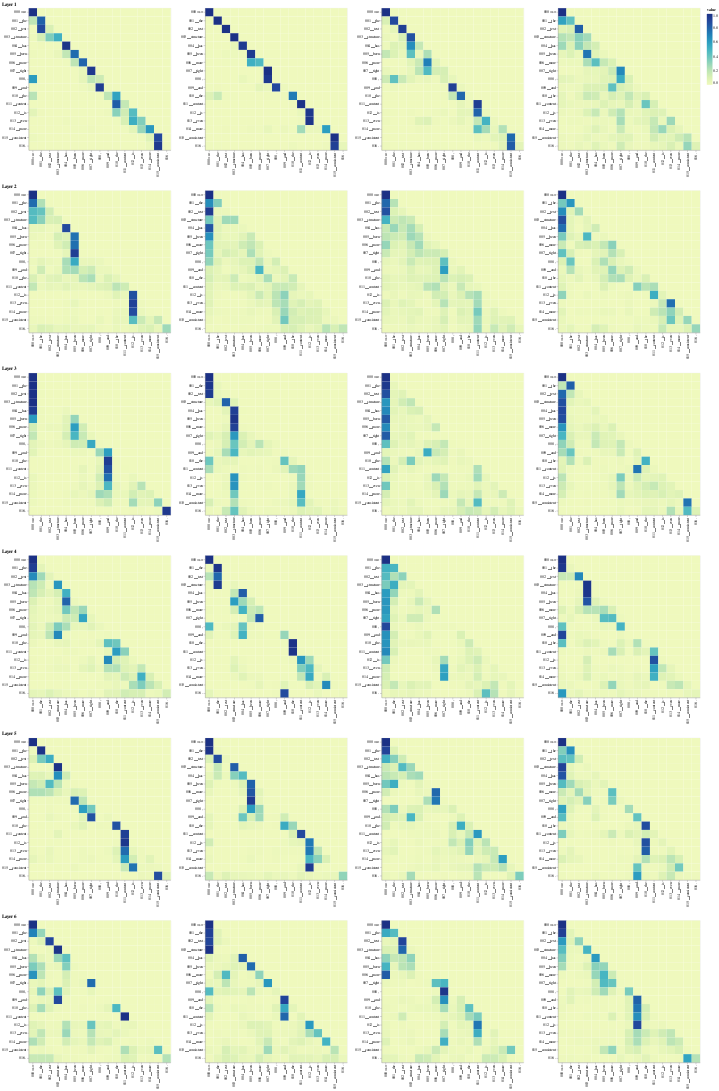

Write notebook code for a chart like this one.
### Code cell
viz_decoder_self_attn(model, trans_words)

### Figure 1 — Vega-Lite specification as saved in the notebook (floating-point values rounded to 4 significant figures; data arrays with more than 128 entries replaced by an {"elided": "..."} marker saying what was removed)
{"config": {"view": {"continuousWidth": 400, "continuousHeight": 300}}, "hconcat": [{"vconcat": [{"hconcat": [{"data": {"name": "data-b27db88337fe2fb82494835cecb108dc"}, "mark": "rect", "encoding": {"color": {"type": "quantitative", "field": "value"}, "tooltip": [{"type": "quantitative", "field": "row"}, {"type": "quantitative", "field": "column"}, {"type": "quantitative", "field": "value"}, {"type": "nominal", "field": "row_token"}, {"type": "nominal", "field": "col_token"}], "x": {"type": "nominal", "axis": {"title": ""}, "field": "col_token"}, "y": {"type": "nominal", "axis": {"title": ""}, "field": "row_token"}}, "height": 400, "selection": {"selector049": {"type": "interval", "bind": "scales", "encodings": ["x", "y"]}}, "width": 400}, {"data": {"name": "data-dce450a33a549b6c836629a1a0947084"}, "mark": "rect", "encoding": {"color": {"type": "quantitative", "field": "value"}, "tooltip": [{"type": "quantitative", "field": "row"}, {"type": "quantitative", "field": "column"}, {"type": "quantitative", "field": "value"}, {"type": "nominal", "field": "row_token"}, {"type": "nominal", "field": "col_token"}], "x": {"type": "nominal", "axis": {"title": ""}, "field": "col_token"}, "y": {"type": "nominal", "axis": {"title": ""}, "field": "row_token"}}, "height": 400, "selection": {"selector051": {"type": "interval", "bind": "scales", "encodings": ["x", "y"]}}, "width": 400}, {"data": {"name": "data-636fdef3e0161a937d41fb8353ea4920"}, "mark": "rect", "encoding": {"color": {"type": "quantitative", "field": "value"}, "tooltip": [{"type": "quantitative", "field": "row"}, {"type": "quantitative", "field": "column"}, {"type": "quantitative", "field": "value"}, {"type": "nominal", "field": "row_token"}, {"type": "nominal", "field": "col_token"}], "x": {"type": "nominal", "axis": {"title": ""}, "field": "col_token"}, "y": {"type": "nominal", "axis": {"title": ""}, "field": "row_token"}}, "height": 400, "selection": {"selector053": {"type": "interval", "bind": "scales", "encodings": ["x", "y"]}}, "width": 400}, {"data": {"name": "data-ba25324185ec99c7eb9e67a6beb2f28a"}, "mark": "rect", "encoding": {"color": {"type": "quantitative", "field": "value"}, "tooltip": [{"type": "quantitative", "field": "row"}, {"type": "quantitative", "field": "column"}, {"type": "quantitative", "field": "value"}, {"type": "nominal", "field": "row_token"}, {"type": "nominal", "field": "col_token"}], "x": {"type": "nominal", "axis": {"title": ""}, "field": "col_token"}, "y": {"type": "nominal", "axis": {"title": ""}, "field": "row_token"}}, "height": 400, "selection": {"selector055": {"type": "interval", "bind": "scales", "encodings": ["x", "y"]}}, "width": 400}]}, {"vconcat": [{"hconcat": [{"data": {"name": "data-4ac4a9c8eeae30da50152c293ebff975"}, "mark": "rect", "encoding": {"color": {"type": "quantitative", "field": "value"}, "tooltip": [{"type": "quantitative", "field": "row"}, {"type": "quantitative", "field": "column"}, {"type": "quantitative", "field": "value"}, {"type": "nominal", "field": "row_token"}, {"type": "nominal", "field": "col_token"}], "x": {"type": "nominal", "axis": {"title": ""}, "field": "col_token"}, "y": {"type": "nominal", "axis": {"title": ""}, "field": "row_token"}}, "height": 400, "selection": {"selector057": {"type": "interval", "bind": "scales", "encodings": ["x", "y"]}}, "width": 400}, {"data": {"name": "data-596156871277cad9377a78f349db0b1d"}, "mark": "rect", "encoding": {"color": {"type": "quantitative", "field": "value"}, "tooltip": [{"type": "quantitative", "field": "row"}, {"type": "quantitative", "field": "column"}, {"type": "quantitative", "field": "value"}, {"type": "nominal", "field": "row_token"}, {"type": "nominal", "field": "col_token"}], "x": {"type": "nominal", "axis": {"title": ""}, "field": "col_token"}, "y": {"type": "nominal", "axis": {"title": ""}, "field": "row_token"}}, "height": 400, "selection": {"selector059": {"type": "interval", "bind": "scales", "encodings": ["x", "y"]}}, "width": 400}, {"data": {"name": "data-ee6da19b6302aa1ea59ac9dd406d2f5d"}, "mark": "rect", "encoding": {"color": {"type": "quantitative", "field": "value"}, "tooltip": [{"type": "quantitative", "field": "row"}, {"type": "quantitative", "field": "column"}, {"type": "quantitative", "field": "value"}, {"type": "nominal", "field": "row_token"}, {"type": "nominal", "field": "col_token"}], "x": {"type": "nominal", "axis": {"title": ""}, "field": "col_token"}, "y": {"type": "nominal", "axis": {"title": ""}, "field": "row_token"}}, "height": 400, "selection": {"selector061": {"type": "interval", "bind": "scales", "encodings": ["x", "y"]}}, "width": 400}, {"data": {"name": "data-da1acfc9ec63378185544b00156b43af"}, "mark": "rect", "encoding": {"color": {"type": "quantitative", "field": "value"}, "tooltip": [{"type": "quantitative", "field": "row"}, {"type": "quantitative", "field": "column"}, {"type": "quantitative", "field": "value"}, {"type": "nominal", "field": "row_token"}, {"type": "nominal", "field": "col_token"}], "x": {"type": "nominal", "axis": {"title": ""}, "field": "col_token"}, "y": {"type": "nominal", "axis": {"title": ""}, "field": "row_token"}}, "height": 400, "selection": {"selector063": {"type": "interval", "bind": "scales", "encodings": ["x", "y"]}}, "width": 400}]}], "title": "Layer 2"}, {"vconcat": [{"hconcat": [{"data": {"name": "data-8aa66a91778343365ad909081ae9efa2"}, "mark": "rect", "encoding": {"color": {"type": "quantitative", "field": "value"}, "tooltip": [{"type": "quantitative", "field": "row"}, {"type": "quantitative", "field": "column"}, {"type": "quantitative", "field": "value"}, {"type": "nominal", "field": "row_token"}, {"type": "nominal", "field": "col_token"}], "x": {"type": "nominal", "axis": {"title": ""}, "field": "col_token"}, "y": {"type": "nominal", "axis": {"title": ""}, "field": "row_token"}}, "height": 400, "selection": {"selector065": {"type": "interval", "bind": "scales", "encodings": ["x", "y"]}}, "width": 400}, {"data": {"name": "data-c8d9f12a9f64dbb6a56f8c4cf74921c8"}, "mark": "rect", "encoding": {"color": {"type": "quantitative", "field": "value"}, "tooltip": [{"type": "quantitative", "field": "row"}, {"type": "quantitative", "field": "column"}, {"type": "quantitative", "field": "value"}, {"type": "nominal", "field": "row_token"}, {"type": "nominal", "field": "col_token"}], "x": {"type": "nominal", "axis": {"title": ""}, "field": "col_token"}, "y": {"type": "nominal", "axis": {"title": ""}, "field": "row_token"}}, "height": 400, "selection": {"selector067": {"type": "interval", "bind": "scales", "encodings": ["x", "y"]}}, "width": 400}, {"data": {"name": "data-a9d6f65248580bd96ede4cda49c8e136"}, "mark": "rect", "encoding": {"color": {"type": "quantitative", "field": "value"}, "tooltip": [{"type": "quantitative", "field": "row"}, {"type": "quantitative", "field": "column"}, {"type": "quantitative", "field": "value"}, {"type": "nominal", "field": "row_token"}, {"type": "nominal", "field": "col_token"}], "x": {"type": "nominal", "axis": {"title": ""}, "field": "col_token"}, "y": {"type": "nominal", "axis": {"title": ""}, "field": "row_token"}}, "height": 400, "selection": {"selector069": {"type": "interval", "bind": "scales", "encodings": ["x", "y"]}}, "width": 400}, {"data": {"name": "data-d8382090bda0763c5599f03d267bdced"}, "mark": "rect", "encoding": {"color": {"type": "quantitative", "field": "value"}, "tooltip": [{"type": "quantitative", "field": "row"}, {"type": "quantitative", "field": "column"}, {"type": "quantitative", "field": "value"}, {"type": "nominal", "field": "row_token"}, {"type": "nominal", "field": "col_token"}], "x": {"type": "nominal", "axis": {"title": ""}, "field": "col_token"}, "y": {"type": "nominal", "axis": {"title": ""}, "field": "row_token"}}, "height": 400, "selection": {"selector071": {"type": "interval", "bind": "scales", "encodings": ["x", "y"]}}, "width": 400}]}], "title": "Layer 3"}, {"vconcat": [{"hconcat": [{"data": {"name": "data-d51b9b760f2879907efa72a9989ac26f"}, "mark": "rect", "encoding": {"color": {"type": "quantitative", "field": "value"}, "tooltip": [{"type": "quantitative", "field": "row"}, {"type": "quantitative", "field": "column"}, {"type": "quantitative", "field": "value"}, {"type": "nominal", "field": "row_token"}, {"type": "nominal", "field": "col_token"}], "x": {"type": "nominal", "axis": {"title": ""}, "field": "col_token"}, "y": {"type": "nominal", "axis": {"title": ""}, "field": "row_token"}}, "height": 400, "selection": {"selector073": {"type": "interval", "bind": "scales", "encodings": ["x", "y"]}}, "width": 400}, {"data": {"name": "data-6a2db419055515d3fe6d73fb718a8e06"}, "mark": "rect", "encoding": {"color": {"type": "quantitative", "field": "value"}, "tooltip": [{"type": "quantitative", "field": "row"}, {"type": "quantitative", "field": "column"}, {"type": "quantitative", "field": "value"}, {"type": "nominal", "field": "row_token"}, {"type": "nominal", "field": "col_token"}], "x": {"type": "nominal", "axis": {"title": ""}, "field": "col_token"}, "y": {"type": "nominal", "axis": {"title": ""}, "field": "row_token"}}, "height": 400, "selection": {"selector075": {"type": "interval", "bind": "scales", "encodings": ["x", "y"]}}, "width": 400}, {"data": {"name": "data-8bf72c273c8eb4dd5b7b2ccb9419abdd"}, "mark": "rect", "encoding": {"color": {"type": "quantitative", "field": "value"}, "tooltip": [{"type": "quantitative", "field": "row"}, {"type": "quantitative", "field": "column"}, {"type": "quantitative", "field": "value"}, {"type": "nominal", "field": "row_token"}, {"type": "nominal", "field": "col_token"}], "x": {"type": "nominal", "axis": {"title": ""}, "field": "col_token"}, "y": {"type": "nominal", "axis": {"title": ""}, "field": "row_token"}}, "height": 400, "selection": {"selector077": {"type": "interval", "bind": "scales", "encodings": ["x", "y"]}}, "width": 400}, {"data": {"name": "data-fcac1e0a32e63d7606d552a5759b0347"}, "mark": "rect", "encoding": {"color": {"type": "quantitative", "field": "value"}, "tooltip": [{"type": "quantitative", "field": "row"}, {"type": "quantitative", "field": "column"}, {"type": "quantitative", "field": "value"}, {"type": "nominal", "field": "row_token"}, {"type": "nominal", "field": "col_token"}], "x": {"type": "nominal", "axis": {"title": ""}, "field": "col_token"}, "y": {"type": "nominal", "axis": {"title": ""}, "field": "row_token"}}, "height": 400, "selection": {"selector079": {"type": "interval", "bind": "scales", "encodings": ["x", "y"]}}, "width": 400}]}], "title": "Layer 4"}, {"vconcat": [{"hconcat": [{"data": {"name": "data-9f0b05134402f5506b7dabf41b0e19eb"}, "mark": "rect", "encoding": {"color": {"type": "quantitative", "field": "value"}, "tooltip": [{"type": "quantitative", "field": "row"}, {"type": "quantitative", "field": "column"}, {"type": "quantitative", "field": "value"}, {"type": "nominal", "field": "row_token"}, {"type": "nominal", "field": "col_token"}], "x": {"type": "nominal", "axis": {"title": ""}, "field": "col_token"}, "y": {"type": "nominal", "axis": {"title": ""}, "field": "row_token"}}, "height": 400, "selection": {"selector081": {"type": "interval", "bind": "scales", "encodings": ["x", "y"]}}, "width": 400}, {"data": {"name": "data-153a3c1c7838fb6debee7f850ea08e8f"}, "mark": "rect", "encoding": {"color": {"type": "quantitative", "field": "value"}, "tooltip": [{"type": "quantitative", "field": "row"}, {"type": "quantitative", "field": "column"}, {"type": "quantitative", "field": "value"}, {"type": "nominal", "field": "row_token"}, {"type": "nominal", "field": "col_token"}], "x": {"type": "nominal", "axis": {"title": ""}, "field": "col_token"}, "y": {"type": "nominal", "axis": {"title": ""}, "field": "row_token"}}, "height": 400, "selection": {"selector083": {"type": "interval", "bind": "scales", "encodings": ["x", "y"]}}, "width": 400}, {"data": {"name": "data-b65fd95412c10c354831616439f1517f"}, "mark": "rect", "encoding": {"color": {"type": "quantitative", "field": "value"}, "tooltip": [{"type": "quantitative", "field": "row"}, {"type": "quantitative", "field": "column"}, {"type": "quantitative", "field": "value"}, {"type": "nominal", "field": "row_token"}, {"type": "nominal", "field": "col_token"}], "x": {"type": "nominal", "axis": {"title": ""}, "field": "col_token"}, "y": {"type": "nominal", "axis": {"title": ""}, "field": "row_token"}}, "height": 400, "selection": {"selector085": {"type": "interval", "bind": "scales", "encodings": ["x", "y"]}}, "width": 400}, {"data": {"name": "data-743aa5f176c33a45e46656492286df01"}, "mark": "rect", "encoding": {"color": {"type": "quantitative", "field": "value"}, "tooltip": [{"type": "quantitative", "field": "row"}, {"type": "quantitative", "field": "column"}, {"type": "quantitative", "field": "value"}, {"type": "nominal", "field": "row_token"}, {"type": "nominal", "field": "col_token"}], "x": {"type": "nominal", "axis": {"title": ""}, "field": "col_token"}, "y": {"type": "nominal", "axis": {"title": ""}, "field": "row_token"}}, "height": 400, "selection": {"selector087": {"type": "interval", "bind": "scales", "encodings": ["x", "y"]}}, "width": 400}]}], "title": "Layer 5"}, {"vconcat": [{"hconcat": [{"data": {"name": "data-d94212e84e39ddb2b0b830458a5a2db3"}, "mark": "rect", "encoding": {"color": {"type": "quantitative", "field": "value"}, "tooltip": [{"type": "quantitative", "field": "row"}, {"type": "quantitative", "field": "column"}, {"type": "quantitative", "field": "value"}, {"type": "nominal", "field": "row_token"}, {"type": "nominal", "field": "col_token"}], "x": {"type": "nominal", "axis": {"title": ""}, "field": "col_token"}, "y": {"type": "nominal", "axis": {"title": ""}, "field": "row_token"}}, "height": 400, "selection": {"selector089": {"type": "interval", "bind": "scales", "encodings": ["x", "y"]}}, "width": 400}, {"data": {"name": "data-6037201ba98bb386e7ef27ee85c5cdc6"}, "mark": "rect", "encoding": {"color": {"type": "quantitative", "field": "value"}, "tooltip": [{"type": "quantitative", "field": "row"}, {"type": "quantitative", "field": "column"}, {"type": "quantitative", "field": "value"}, {"type": "nominal", "field": "row_token"}, {"type": "nominal", "field": "col_token"}], "x": {"type": "nominal", "axis": {"title": ""}, "field": "col_token"}, "y": {"type": "nominal", "axis": {"title": ""}, "field": "row_token"}}, "height": 400, "selection": {"selector091": {"type": "interval", "bind": "scales", "encodings": ["x", "y"]}}, "width": 400}, {"data": {"name": "data-7cc6c2ed78dd4215b78632fffb261fe0"}, "mark": "rect", "encoding": {"color": {"type": "quantitative", "field": "value"}, "tooltip": [{"type": "quantitative", "field": "row"}, {"type": "quantitative", "field": "column"}, {"type": "quantitative", "field": "value"}, {"type": "nominal", "field": "row_token"}, {"type": "nominal", "field": "col_token"}], "x": {"type": "nominal", "axis": {"title": ""}, "field": "col_token"}, "y": {"type": "nominal", "axis": {"title": ""}, "field": "row_token"}}, "height": 400, "selection": {"selector093": {"type": "interval", "bind": "scales", "encodings": ["x", "y"]}}, "width": 400}, {"data": {"name": "data-a83e023fdc7411682ff3b689b0bbfbe5"}, "mark": "rect", "encoding": {"color": {"type": "quantitative", "field": "value"}, "tooltip": [{"type": "quantitative", "field": "row"}, {"type": "quantitative", "field": "column"}, {"type": "quantitative", "field": "value"}, {"type": "nominal", "field": "row_token"}, {"type": "nominal", "field": "col_token"}], "x": {"type": "nominal", "axis": {"title": ""}, "field": "col_token"}, "y": {"type": "nominal", "axis": {"title": ""}, "field": "row_token"}}, "height": 400, "selection": {"selector095": {"type": "interval", "bind": "scales", "encodings": ["x", "y"]}}, "width": 400}]}], "title": "Layer 6"}], "title": "Layer 1"}], "$schema": "https://vega.github.io/schema/vega-lite/v4.8.1.json", "datasets": {"data-b27db88337fe2fb82494835cecb108dc": {"elided": "289 records"}, "data-dce450a33a549b6c836629a1a0947084": {"elided": "289 records"}, "data-636fdef3e0161a937d41fb8353ea4920": {"elided": "289 records"}, "data-ba25324185ec99c7eb9e67a6beb2f28a": {"elided": "289 records"}, "data-4ac4a9c8eeae30da50152c293ebff975": {"elided": "289 records"}, "data-596156871277cad9377a78f349db0b1d": {"elided": "289 records"}, "data-ee6da19b6302aa1ea59ac9dd406d2f5d": {"elided": "289 records"}, "data-da1acfc9ec63378185544b00156b43af": {"elided": "289 records"}, "data-8aa66a91778343365ad909081ae9efa2": {"elided": "289 records"}, "data-c8d9f12a9f64dbb6a56f8c4cf74921c8": {"elided": "289 records"}, "data-a9d6f65248580bd96ede4cda49c8e136": {"elided": "289 records"}, "data-d8382090bda0763c5599f03d267bdced": {"elided": "289 records"}, "data-d51b9b760f2879907efa72a9989ac26f": {"elided": "289 records"}, "data-6a2db419055515d3fe6d73fb718a8e06": {"elided": "289 records"}, "data-8bf72c273c8eb4dd5b7b2ccb9419abdd": {"elided": "289 records"}, "data-fcac1e0a32e63d7606d552a5759b0347": {"elided": "289 records"}, "data-9f0b05134402f5506b7dabf41b0e19eb": {"elided": "289 records"}, "data-153a3c1c7838fb6debee7f850ea08e8f": {"elided": "289 records"}, "data-b65fd95412c10c354831616439f1517f": {"elided": "289 records"}, "data-743aa5f176c33a45e46656492286df01": {"elided": "289 records"}, "data-d94212e84e39ddb2b0b830458a5a2db3": {"elided": "289 records"}, "data-6037201ba98bb386e7ef27ee85c5cdc6": {"elided": "289 records"}, "data-7cc6c2ed78dd4215b78632fffb261fe0": {"elided": "289 records"}, "data-a83e023fdc7411682ff3b689b0bbfbe5": {"elided": "289 records"}}}
